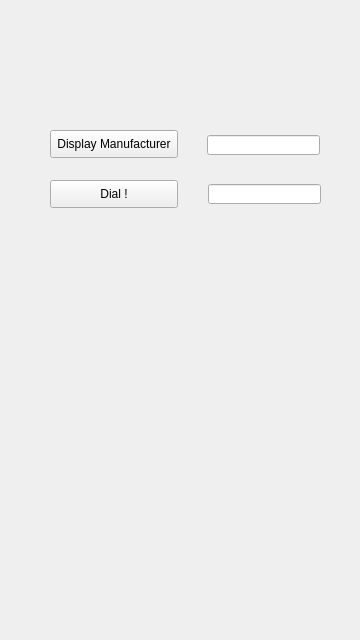
<?xml version="1.0" encoding="UTF-8"?>
<ui version="4.0">
 <class>Widget</class>
 <widget class="QWidget" name="Widget">
  <property name="geometry">
   <rect>
    <x>0</x>
    <y>0</y>
    <width>360</width>
    <height>640</height>
   </rect>
  </property>
  <property name="windowTitle">
   <string>Widget</string>
  </property>
  <widget class="QPushButton" name="pushButton">
   <property name="geometry">
    <rect>
     <x>50</x>
     <y>130</y>
     <width>128</width>
     <height>28</height>
    </rect>
   </property>
   <property name="text">
    <string>Display Manufacturer</string>
   </property>
  </widget>
  <widget class="QLineEdit" name="lineEdit">
   <property name="geometry">
    <rect>
     <x>207</x>
     <y>135</y>
     <width>113</width>
     <height>20</height>
    </rect>
   </property>
  </widget>
  <widget class="QPushButton" name="pushButton_dial">
   <property name="geometry">
    <rect>
     <x>50</x>
     <y>180</y>
     <width>128</width>
     <height>28</height>
    </rect>
   </property>
   <property name="text">
    <string>Dial !</string>
   </property>
  </widget>
  <widget class="QLineEdit" name="lineEdit_dial">
   <property name="geometry">
    <rect>
     <x>208</x>
     <y>184</y>
     <width>113</width>
     <height>20</height>
    </rect>
   </property>
  </widget>
 </widget>
 <layoutdefault spacing="6" margin="11"/>
 <resources/>
 <connections/>
</ui>
